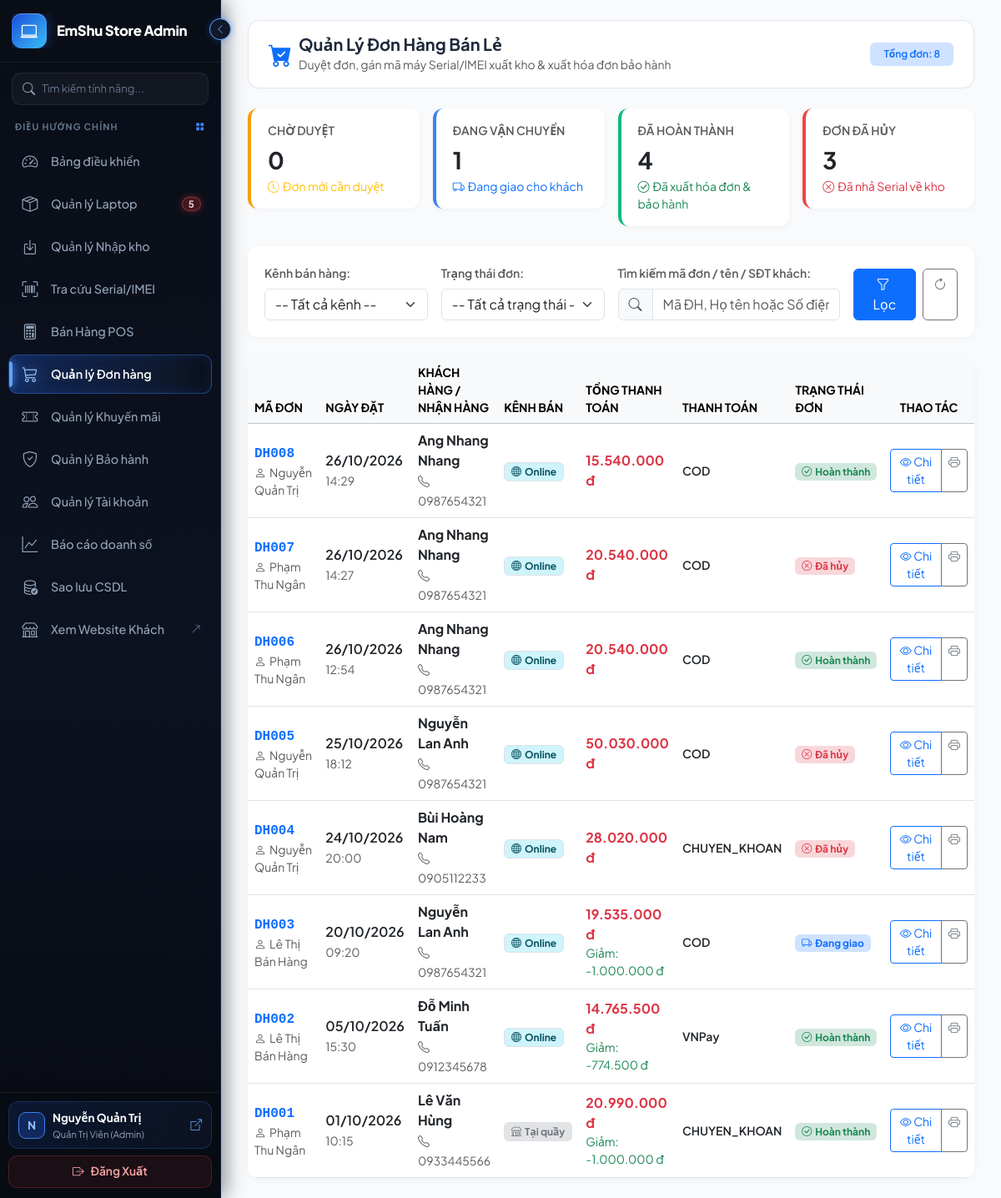
Page /index.php?action=admin-orders (signed in) on the committed database.
### tables this page shows
CREATE TABLE `donhang` (
  `maDH` varchar(50) NOT NULL,
  `maKH` varchar(50) NOT NULL,
  `maKM` varchar(50) DEFAULT NULL,
  `nguoiPhuTrach` varchar(50) DEFAULT NULL COMMENT 'Nhân viên thu ngân tại quầy hoặc nhân viên duyệt đơn Online',
  `ngayTao` datetime NOT NULL DEFAULT current_timestamp(),
  `kenhBan` varchar(20) NOT NULL COMMENT 'TAI_QUAY / ONLINE',
  `phuongThucThanhToan` varchar(50) NOT NULL COMMENT 'TIEN_MAT / CHUYEN_KHOAN / COD / VNPay...',
  `phuongThucGiaoHang` varchar(100) DEFAULT NULL COMMENT 'Null nếu mua trực tiếp tại quầy',
  `phiVanChuyen` double NOT NULL DEFAULT 0 COMMENT 'Bằng 0 nếu mua tại quầy',
  `tongTienHang` double NOT NULL DEFAULT 0,
  `tienGiamGia` double NOT NULL DEFAULT 0,
  `tongThanhToan` double NOT NULL DEFAULT 0,
  `trangThaiDon` varchar(30) NOT NULL COMMENT 'Tại quầy: HOAN_THANH; Online: CHO_DUYET -> DANG_GIAO -> HOAN_THANH / DA_HUY',
  PRIMARY KEY (`maDH`),
  KEY `fk_donhang_khachhang` (`maKH`),
  KEY `fk_donhang_khuyenmai` (`maKM`),
  KEY `fk_donhang_accounts` (`nguoiPhuTrach`),
  CONSTRAINT `fk_donhang_accounts` FOREIGN KEY (`nguoiPhuTrach`) REFERENCES `accounts` (`maTk`) ON DELETE SET NULL ON UPDATE CASCADE,
  CONSTRAINT `fk_donhang_khachhang` FOREIGN KEY (`maKH`) REFERENCES `khachhang` (`maKH`) ON UPDATE CASCADE,
  CONSTRAINT `fk_donhang_khuyenmai` FOREIGN KEY (`maKM`) REFERENCES `khuyenmai` (`maKM`) ON DELETE SET NULL ON UPDATE CASCADE
);

CREATE TABLE `accounts` (
  `maTk` varchar(50) NOT NULL,
  `hoTen` varchar(100) NOT NULL,
  `email` varchar(100) NOT NULL,
  `tenTaiKhoan` varchar(50) NOT NULL,
  `matKhau` varchar(255) NOT NULL,
  `ngayTao` datetime NOT NULL DEFAULT current_timestamp(),
  `role` varchar(30) NOT NULL DEFAULT 'user' COMMENT 'user, admin, nv_kho, nv_ban_hang, ke_toan, thu_ngan, ky_thuat_vien',
  `trangThai` varchar(20) NOT NULL DEFAULT 'active',
  PRIMARY KEY (`maTk`),
  UNIQUE KEY `email` (`email`),
  UNIQUE KEY `tenTaiKhoan` (`tenTaiKhoan`)
);

CREATE TABLE `userdathang` (
  `idDatHang` int(11) NOT NULL AUTO_INCREMENT,
  `maDH` varchar(50) NOT NULL COMMENT 'Chỉ khởi tạo khi DonHang.kenhBan == ONLINE',
  `tenNguoiNhan` varchar(100) NOT NULL,
  `sdtNhanHang` varchar(20) NOT NULL,
  `diaChiGiaoHang` varchar(255) NOT NULL,
  `ghiChuKhachHang` text DEFAULT NULL,
  `maGiaoDichOnline` varchar(100) DEFAULT NULL COMMENT 'Mã tham chiếu từ VNPay/Momo/Ngân hàng',
  `trangThaiThanhToan` varchar(30) NOT NULL COMMENT 'CHUA_THANH_TOAN / DA_THANH_TOAN / HOAN_TIEN',
  PRIMARY KEY (`idDatHang`),
  UNIQUE KEY `maDH` (`maDH`),
  CONSTRAINT `fk_userdathang_donhang` FOREIGN KEY (`maDH`) REFERENCES `donhang` (`maDH`) ON DELETE CASCADE ON UPDATE CASCADE
);

CREATE TABLE `khachhang` (
  `maKH` varchar(50) NOT NULL,
  `maTk` varchar(50) DEFAULT NULL COMMENT 'Null nếu khách mua tại quầy không tạo tài khoản',
  `hoVaTen` varchar(100) NOT NULL,
  `soDienThoai` varchar(20) DEFAULT NULL,
  `email` varchar(100) DEFAULT NULL,
  `diaChi` varchar(255) DEFAULT NULL,
  `doiTuongUuTien` int(11) NOT NULL DEFAULT 0,
  PRIMARY KEY (`maKH`),
  UNIQUE KEY `soDienThoai` (`soDienThoai`),
  UNIQUE KEY `maTk` (`maTk`),
  CONSTRAINT `fk_khachhang_accounts` FOREIGN KEY (`maTk`) REFERENCES `accounts` (`maTk`) ON DELETE SET NULL ON UPDATE CASCADE
);

### views/admin/orders/index.php (the view, shortened to what the rows shown need)
<!DOCTYPE html>
<html lang="vi">
<head>
    <link href="https://cdn.jsdelivr.net/npm/bootstrap@5.3.3/dist/css/bootstrap.min.css" rel="stylesheet">
    <link href="https://cdn.jsdelivr.net/npm/bootstrap-icons@1.11.3/font/bootstrap-icons.css" rel="stylesheet">
</head>
<body>
<?php
require __DIR__ . '/../layouts/sidebar.php';
?>
<main class="main-content">
    <div class="card table-card">
        <div class="table-responsive">
            <table class="table table-hover align-middle mb-0">
                <thead class="table-light text-uppercase small text-muted">
                    <tr>
                        <th style="width: 120px;">Mã Đơn</th>
                        <th>Ngày Đặt</th>
                        <th>Khách Hàng / Nhận Hàng</th>
                        <th>Kênh Bán</th>
                        <th>Tổng Thanh Toán</th>
                        <th>Thanh Toán</th>
                        <th>Trạng Thái Đơn</th>
                        <th class="text-center" style="width: 150px;">Thao Tác</th>
                    </tr>
                </thead>
                <tbody>
                    <?php if (empty($orders)): ?>
                        <tr>
                            <td colspan="8" class="text-center py-5 text-muted">
                                <i class="bi bi-inbox fs-1 d-block mb-2"></i>
                                Chưa có đơn hàng nào phù hợp với bộ lọc!
                            </td>
                        </tr>
                    <?php else: ?>
                        <?php foreach ($orders as $o): ?>
                            <tr>
                                <td>
                                    <code class="fw-bold text-primary fs-6"><?= htmlspecialchars($o['maDH']) ?></code>
                                    <?php if (!empty($o['tenNguoiPhuTrach'])): ?>
                                        <div class="small text-muted" title="Nhân viên phụ trách">
                                            <i class="bi bi-person me-1"></i><?= htmlspecialchars($o['tenNguoiPhuTrach']) ?>
                                        </div>
                                    <?php endif; ?>
                                </td>
                                <td>
                                    <div class="fw-semibold text-dark"><?= date('d/m/Y', strtotime($o['ngayTao'])) ?></div>
                                    <small class="text-muted"><?= date('H:i', strtotime($o['ngayTao'])) ?></small>
                                </td>
                                <td>
                                    <?php $displayName = $o['tenNguoiNhan'] ?: ($o['hoVaTen'] ?: 'Khách vãng lai'); ?>
                                    <?php $displayPhone = $o['sdtNhanHang'] ?: ($o['soDienThoai'] ?: '-'); ?>
                                    <div class="fw-bold text-dark"><?= htmlspecialchars($displayName) ?></div>
                                    <small class="text-muted"><i class="bi bi-telephone me-1"></i><?= htmlspecialchars($displayPhone) ?></small>
                                </td>
                                <td>
                                    <?php if ($o['kenhBan'] === 'TAI_QUAY'): ?>
                                        <span class="badge bg-secondary-subtle text-secondary border">
                                            <i class="bi bi-shop me-1"></i>Tại quầy
                                        </span>
                                    <?php else: ?>
                                        <span class="badge bg-info-subtle text-info-emphasis border">
                                            <i class="bi bi-globe me-1"></i>Online
                                        </span>
                                    <?php endif; ?>
                                </td>
                                <td>
                                    <strong class="text-danger fs-6"><?= number_format($o['tongThanhToan'], 0, ',', '.') ?> đ</strong>
                                    <?php if ($o['tienGiamGia'] > 0): ?>
                                        <div class="small text-success">Giảm: -<?= number_format($o['tienGiamGia'], 0, ',', '.') ?> đ</div>
                                    <?php endif; ?>
                                </td>
                                <td>
                                    <span class="small text-dark fw-semibold"><?= htmlspecialchars($o['phuongThucThanhToan']) ?></span>
                                </td>
                                <td>
                                    <?php if ($o['trangThaiDon'] === 'CHO_DUYET'): ?>
                                        <span class="badge bg-warning-subtle text-warning-emphasis">
                                            <i class="bi bi-clock me-1"></i>Chờ duyệt
                                        </span>
                                    <?php elseif ($o['trangThaiDon'] === 'DANG_GIAO'): ?>
                                        <span class="badge bg-primary-subtle text-primary">
                                            <i class="bi bi-truck me-1"></i>Đang giao
                                        </span>
                                    <?php elseif ($o['trangThaiDon'] === 'HOAN_THANH'): ?>
                                        <span class="badge bg-success-subtle text-success">
                                            <i class="bi bi-check-circle me-1"></i>Hoàn thành
                                        </span>
                                    <?php else: ?>
                                        <span class="badge bg-danger-subtle text-danger">
                                            <i class="bi bi-x-circle me-1"></i>Đã hủy
                                        </span>
                                    <?php endif; ?>
                                </td>
                                <td class="text-center">
                                    <div class="btn-group btn-group-sm">
                                        <a href="index.php?action=admin-order-detail&id=<?= urlencode($o['maDH']) ?>"
                                           class="btn btn-outline-primary" title="Xem chi tiết & Gán Serial máy">
                                            <i class="bi bi-eye"></i> Chi tiết
                                        </a>
                                        <a href="index.php?action=admin-order-invoice&id=<?= urlencode($o['maDH']) ?>"
                                           class="btn btn-outline-secondary" title="In hóa đơn">
                                            <i class="bi bi-printer"></i>
                                        </a>
                                    </div>
                                </td>
                            </tr>
                        <?php endforeach; ?>
                    <?php endif; ?>
                </tbody>
            </table>
        </div>
    </div>
</main>
</body>
</html>

### rows in the picture
donhang: maDH "DH008", nguoiPhuTrach.hoTen "Nguyễn Quản Trị", ngayTao "26/10/2026", ngayTao "14:29", userdathang.tenNguoiNhan "Ang Nhang Nhang", userdathang.sdtNhanHang "0987654321", kenhBan "ONLINE" (drawn), tongThanhToan "15.540.000", phuongThucThanhToan "COD", trangThaiDon "HOAN_THANH" (drawn)
donhang: maDH "DH007", nguoiPhuTrach.hoTen "Phạm Thu Ngân", ngayTao "26/10/2026", ngayTao "14:27", userdathang.tenNguoiNhan "Ang Nhang Nhang", userdathang.sdtNhanHang "0987654321", kenhBan "ONLINE" (drawn), tongThanhToan "20.540.000", phuongThucThanhToan "COD", trangThaiDon "DA_HUY" (drawn)
donhang: maDH "DH006", nguoiPhuTrach.hoTen "Phạm Thu Ngân", ngayTao "26/10/2026", ngayTao "12:54", userdathang.tenNguoiNhan "Ang Nhang Nhang", userdathang.sdtNhanHang "0987654321", kenhBan "ONLINE" (drawn), tongThanhToan "20.540.000", phuongThucThanhToan "COD", trangThaiDon "HOAN_THANH" (drawn)
donhang: maDH "DH005", nguoiPhuTrach.hoTen "Nguyễn Quản Trị", ngayTao "25/10/2026", ngayTao "18:12", userdathang.tenNguoiNhan "Nguyễn Lan Anh", userdathang.sdtNhanHang "0987654321", kenhBan "ONLINE" (drawn), tongThanhToan "50.030.000", phuongThucThanhToan "COD", trangThaiDon "DA_HUY" (drawn)
donhang: maDH "DH004", nguoiPhuTrach.hoTen "Nguyễn Quản Trị", ngayTao "24/10/2026", ngayTao "20:00", userdathang.tenNguoiNhan "Bùi Hoàng Nam", userdathang.sdtNhanHang "0905112233", kenhBan "ONLINE" (drawn), tongThanhToan "28.020.000", phuongThucThanhToan "CHUYEN_KHOAN", trangThaiDon "DA_HUY" (drawn)
donhang: maDH "DH003", nguoiPhuTrach.hoTen "Lê Thị Bán Hàng", ngayTao "20/10/2026", ngayTao "09:20", userdathang.tenNguoiNhan "Nguyễn Lan Anh", userdathang.sdtNhanHang "0987654321", kenhBan "ONLINE" (drawn), tongThanhToan "19.535.000", tienGiamGia "1.000.000", phuongThucThanhToan "COD", trangThaiDon "DANG_GIAO" (drawn)
donhang: maDH "DH002", nguoiPhuTrach.hoTen "Lê Thị Bán Hàng", ngayTao "05/10/2026", ngayTao "15:30", userdathang.tenNguoiNhan "Đỗ Minh Tuấn", userdathang.sdtNhanHang "0912345678", kenhBan "ONLINE" (drawn), tongThanhToan "14.765.500", tienGiamGia "774.500", phuongThucThanhToan "VNPay", trangThaiDon "HOAN_THANH" (drawn)
donhang: maDH "DH001", nguoiPhuTrach.hoTen "Phạm Thu Ngân", ngayTao "01/10/2026", ngayTao "10:15", maKH.hoVaTen "Lê Văn Hùng", maKH.soDienThoai "0933445566", kenhBan "TAI_QUAY" (drawn), tongThanhToan "20.990.000", tienGiamGia "1.000.000", phuongThucThanhToan "CHUYEN_KHOAN", trangThaiDon "HOAN_THANH" (drawn)

### other values in the picture
$lowStockCount "5"
$currentUser['hoTen'] "Nguyễn Quản Trị"
$displayRoleName "Quản Trị Viên (Admin)"
$stats['total'] "8"
$stats['choDuyet'] "0"
$stats['dangGiao'] "1"
$stats['hoanThanh'] "4"
$stats['daHuy'] "3"
